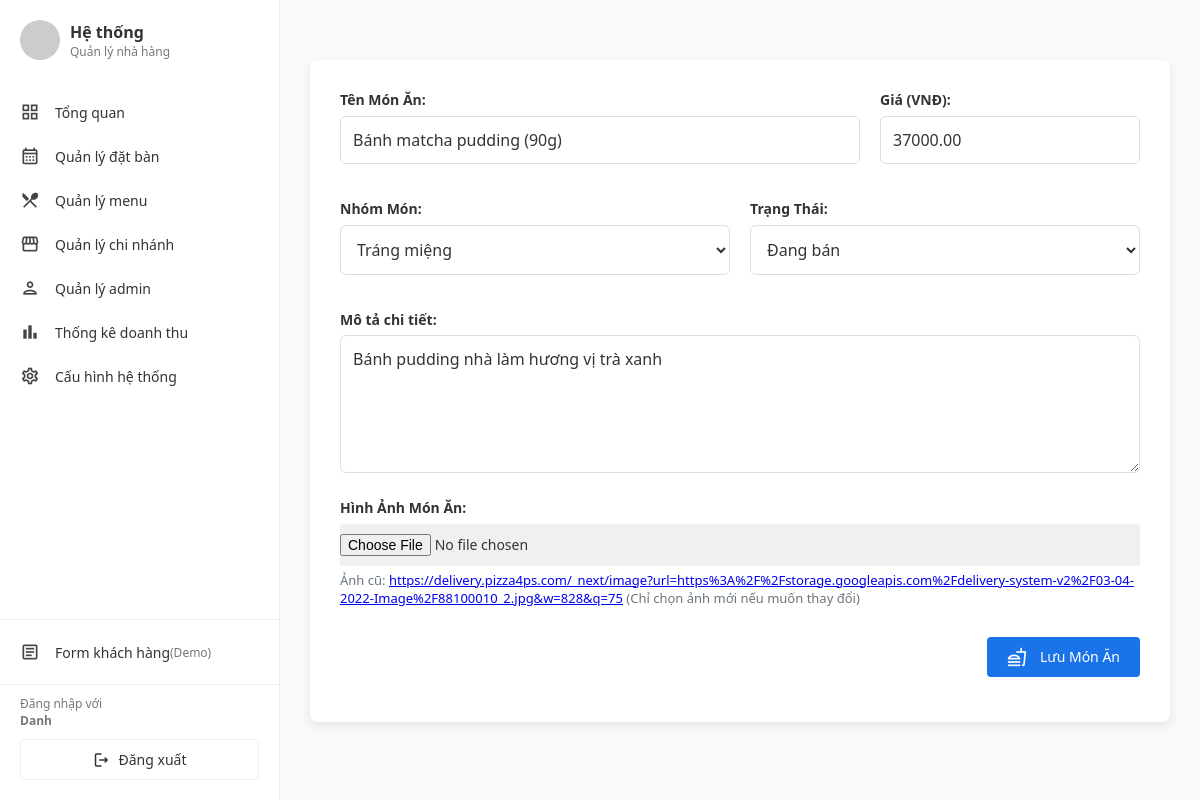
/public/admin.php?page=menu&action=edit&id=56 (signed in), run on the app's committed database.
### tables this page shows
CREATE TABLE `mon_an` (
  `id_mon` int(11) NOT NULL,
  `id_danh_muc_mon` int(11) DEFAULT NULL,
  `ten_mon` varchar(255) NOT NULL,
  `gia` decimal(10,2) NOT NULL,
  `mo_ta` text DEFAULT NULL,
  `hinh_anh` varchar(500) DEFAULT NULL,
  `trang_thai` varchar(50) DEFAULT 'Còn hàng',
  `created_at` datetime DEFAULT current_timestamp(),
  `updated_at` datetime DEFAULT current_timestamp() ON UPDATE current_timestamp()
);

CREATE TABLE `danh_muc_mon` (
  `id_danh_muc_mon` int(11) NOT NULL,
  `ten_danh_muc` varchar(255) NOT NULL,
  `mo_ta` text DEFAULT NULL
);

### app/model/ProductModel.php (called while the page is built, shortened)
<?php
class ProductModel {
    private $conn;
    public function __construct() {
        global $conn;
        $this->conn = $conn;
    }
    public function getProductById($id) {
        try {
            $sql = "SELECT m.*, dm.ten_danh_muc
                    FROM mon_an m
                    LEFT JOIN danh_muc_mon dm ON m.id_danh_muc_mon = dm.id_danh_muc_mon
                    WHERE m.id_mon = :id";
            $stmt = $this->conn->prepare($sql);
            $stmt->bindParam(':id', $id, PDO::PARAM_INT);
            $stmt->execute();
            return $stmt->fetch(PDO::FETCH_ASSOC);
        } catch (PDOException $e) {
            throw new Exception("Lỗi truy vấn database: " . $e->getMessage());
        }
    }
}

### app/config/database.php (called while the page is built, shortened)
<?php
function getConnection() {
    $dsn = "mysql:host=" . DB_HOST . ";dbname=" . DB_NAME . ";charset=utf8mb4";
    $options = [
        PDO::ATTR_ERRMODE            => PDO::ERRMODE_EXCEPTION,
        PDO::ATTR_DEFAULT_FETCH_MODE => PDO::FETCH_ASSOC,
        PDO::ATTR_EMULATE_PREPARES   => false,
    ];
    try {
        $pdo = new PDO($dsn, DB_USER, DB_PASS, $options);
        return $pdo;
    } catch (\PDOException $e) {
        $alt_names = [
            'wd20302_n5_local(2)',
            'wd20302_n5_local (2)'
        ];
        foreach ($alt_names as $alt) {
            try {
                $alt_dsn = "mysql:host=" . DB_HOST . ";dbname=" . $alt . ";charset=utf8mb4";
                $pdo = new PDO($alt_dsn, DB_USER, DB_PASS, $options);
                return $pdo;
            } catch (\PDOException $ignore) {
            }
        }
        die("Lỗi kết nối CSDL: " . $e->getMessage() . ".\nHãy kiểm tra tên database trong `app/config/database.php` và đảm bảo bạn đã import file SQL vào MySQL.");
    }
}
?>

### app/model/CategoryModel.php (called while the page is built, shortened)
<?php
class CategoryModel {
    private $conn;
    public function __construct() {
        global $conn;
        if (!isset($conn) || $conn === null) {
            require_once __DIR__ . '/../config/database.php';
        }
        require_once __DIR__ . '/../config/database.php';
        try {
            $this->conn = getConnection();
        } catch (\Exception $e) {
            throw new Exception("Kết nối database không tồn tại. Vui lòng kiểm tra file config/database.php");
        }
    }
    public function getAllCategories() {
        try {
            $sql = "SELECT id_danh_muc_mon, ten_danh_muc, mo_ta FROM danh_muc_mon ORDER BY id_danh_muc_mon";
            $stmt = $this->conn->prepare($sql);
            $stmt->execute();
            return $stmt->fetchAll(PDO::FETCH_ASSOC);
        } catch (PDOException $e) {
            throw new Exception("Lỗi truy vấn database: " . $e->getMessage());
        }
    }
}

### app/view/admin/themmonan.php (the view, shortened to what this page needs)
<main class="main-content">
    <section class="add-dish-form-section card">
        <form action="admin.php?page=menu" method="POST" enctype="multipart/form-data">
            <div style="display: flex; gap: 20px; margin-bottom: 20px;">
                <div class="form-group" style="flex: 2;">
                    <label for="ten_mon">Tên Món Ăn:</label>
                    <input type="text" id="ten_mon" name="ten_mon"
                           placeholder="Ví dụ: Bò Bít Tết Sốt Tiêu Đen"
                           required
                           value="<?php echo $sp_edit['ten_mon'] ?? ''; ?>">
                </div>
                <div class="form-group" style="flex: 1;">
                    <label for="gia">Giá (VNĐ):</label>
                    <input type="number" id="gia" name="gia"
                           placeholder="Ví dụ: 150000"
                           required
                           min="0"
                           value="<?php echo $sp_edit['gia'] ?? ''; ?>">
                </div>
            </div>
            <div style="display: flex; gap: 20px; margin-bottom: 20px;">
                <div class="form-group" style="flex: 1;">
                    <label for="category">Nhóm Món:</label>
                    <select id="category" name="category" required>
                        <?php if (isset($dsdm) && is_array($dsdm)): ?>
                            <?php foreach ($dsdm as $dm): ?>
                                <option value="<?php echo $dm['id_danh_muc_mon']; ?>"
                                    <?php echo (isset($sp_edit) && $sp_edit['id_danh_muc_mon'] == $dm['id_danh_muc_mon']) ? 'selected' : ''; ?>>
                                    <?php echo htmlspecialchars($dm['ten_danh_muc']); ?>
                                </option>
                            <?php endforeach; ?>
                        <?php endif; ?>
                    </select>
                </div>
                <div class="form-group" style="flex: 1;">
                    <label for="trang_thai">Trạng Thái:</label>
                    <select id="trang_thai" name="trang_thai">
                        <?php
                            $status = $sp_edit['trang_thai'] ?? 'Còn hàng';
                        ?>
                        <option value="Còn hàng" <?php echo ($status == 'Còn hàng') ? 'selected' : ''; ?>>Đang bán</option>
                    </select>
                </div>
            </div>
            <div class="form-group" style="margin-bottom: 20px;">
                <label for="mo_ta">Mô tả chi tiết:</label>
                <textarea id="mo_ta" name="mo_ta" rows="5" placeholder="Mô tả các thành phần và hương vị của món ăn" required><?php echo $sp_edit['mo_ta'] ?? ''; ?></textarea>
            </div>
            <div class="form-group" style="margin-bottom: 30px;">
                <label for="img">Hình Ảnh Món Ăn:</label>
                <input type="file" id="img" name="img" accept="image/*">
                <?php if (isset($sp_edit) && $sp_edit['hinh_anh']): ?>
                    <small>Ảnh cũ: <a href="/nhahang/app/public/img/<?php echo $sp_edit['hinh_anh']; ?>" target="_blank"><?php echo $sp_edit['hinh_anh']; ?></a> (Chỉ chọn ảnh mới nếu muốn thay đổi)</small>
                <?php endif; ?>
            </div>
            <div class="form-group" style="text-align: right;">
                <button type="submit" class="action-btn" name="save_product"> <span class="material-icons-outlined">fastfood</span>
                    Lưu Món Ăn
                </button>
            </div>
        </form>
    </section>
</main>

### public/admin/css/admin_styles.css (style rules this page uses)
* { margin: 0; padding: 0; box-sizing: border-box; font-family: 'Segoe UI', Tahoma, Geneva, Verdana, sans-serif; }
:root { --sidebar-width: 280px; --main-bg: #f9f9f9; --white: #ffffff; --text-dark: #333; --text-sub: #777; --border-color: #eee; --primary-color: #1a73e8; --nav-hover: #f0f0f0; --black-btn: #222; --black-btn-hover: #000; --base-font-size: 15px; --alert-bg: #e6f7ff; --alert-link: #1890ff; --form-bg: #f5f5f5; --step-active-color: #ff9800; --step-inactive-color: #ccc; --button-primary-bg: #888; --button-primary-hover: #777; }
body { background-color: var(--main-bg); color: var(--text-dark); font-size: var(--base-font-size); }
.form-group, label, .form-group-label, input, textarea, select, .form-input-text, .form-input-hint, .action-btn, .action-link { font-family: 'Segoe UI', Tahoma, Geneva, Verdana, sans-serif; font-size: inherit; line-height: 1.4; }
input[type="text"], input[type="email"], input[type="number"], input[type="time"], textarea, select, .form-input-text { font-family: inherit; font-size: inherit; line-height: 1.4; color: var(--text-dark); }
input::placeholder, textarea::placeholder { color: #9aa0a6; }
.action-btn { font-family: inherit; font-size: inherit; line-height: 1; }
.main-content { flex-grow: 1; padding: 30px; margin-left: var(--sidebar-width); }
.card { background-color: var(--white); padding: 20px; border-radius: 8px; box-shadow: 0 1px 3px rgba(0, 0, 0, 0.05); margin-bottom: 20px; }
.action-btn { padding: 10px 15px; background-color: var(--black-btn); color: var(--white); border: none; border-radius: 4px; font-size: 14px; font-weight: 500; cursor: pointer; display: flex; align-items: center; transition: background-color 0.2s; }
.action-btn span.material-icons-outlined { margin-right: 5px; font-size: 20px; }
.form-group { margin-bottom: 15px; }

### data on the page
mon_an: ten_mon "Bánh matcha pudding (90g)", gia "37000.00", category "Tráng miệng", trang_thai "Đang bán", mo_ta "Bánh pudding nhà làm hương vị trà xanh", hinh_anh "https://delivery.pizza4ps.com/_next/image?url=https%3A%2F%2Fstorage.googleapis.com%2Fdelivery-system-v2%2F03-04-2022-Image%2F88100010_2.jpg&w=828&q=75"

### other printed values
$_SESSION['admin']['ten'] "Danh"
